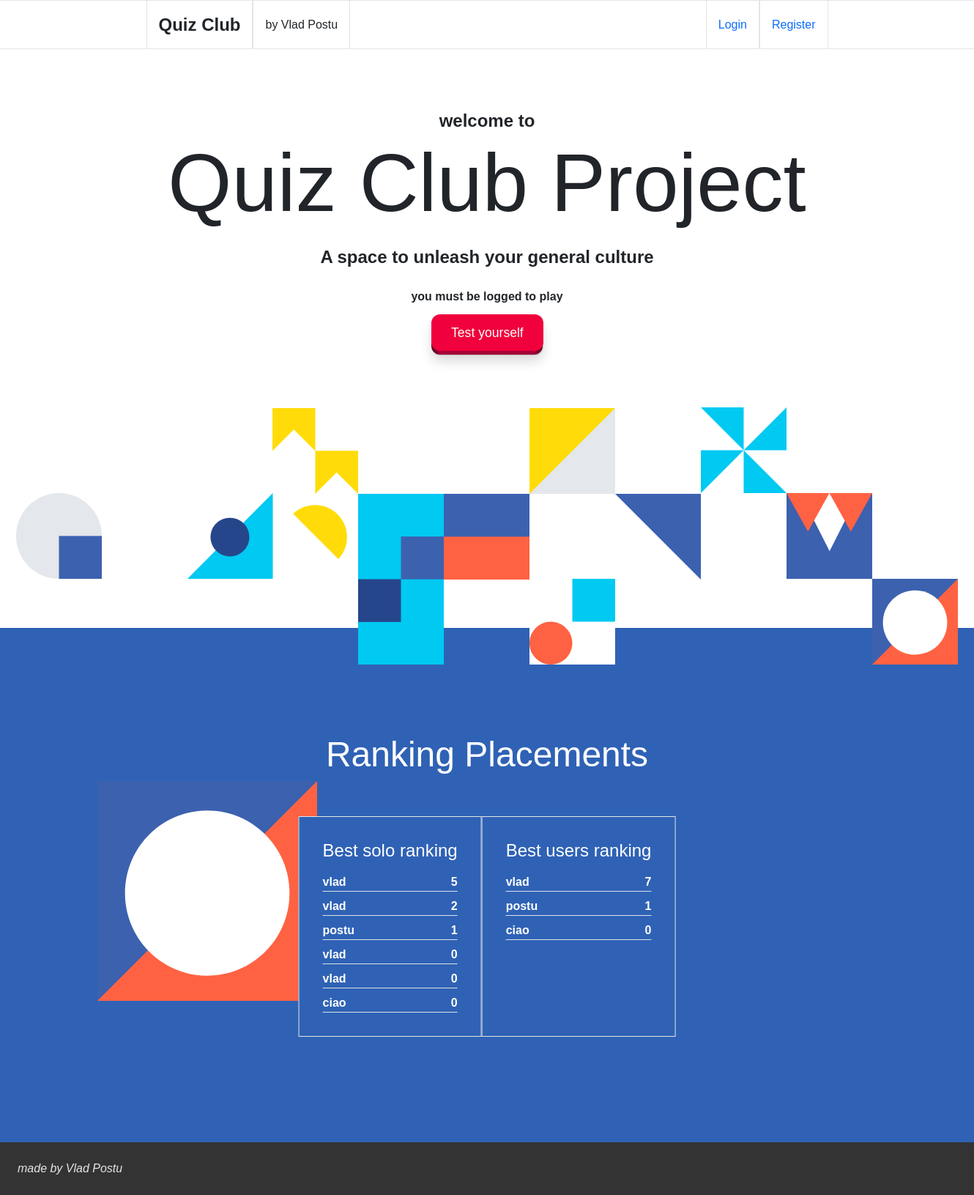
The page / on the database its author committed.
### tables this page shows
CREATE TABLE `scores` (
  `id_score` int(11) NOT NULL,
  `score` int(11) NOT NULL,
  `id_user` int(11) NOT NULL
);

CREATE TABLE `users` (
  `id_user` int(11) NOT NULL,
  `username` varchar(255) DEFAULT NULL,
  `password` varchar(255) DEFAULT NULL
);

### index.php (the view, shortened to what this page needs)
<?php
$conn = connect();
?>
<!DOCTYPE html>
<html lang="en">
<head>
    <link href="https://cdn.jsdelivr.net/npm/bootstrap@5.0.2/dist/css/bootstrap.min.css" rel="stylesheet">
    <link rel="stylesheet" href="./styles/style.css">
</head>
<body>
    <div class="content">
        <div class="header">
            <nav class="navbar">
                <div class="left">
                    <div class="navbar-element" id="logo">Quiz Club</div>
                    <div class="navbar-element">by Vlad Postu</div>
                </div>
                <div class="right">
                    <?php if ($_SESSION['isLogged'] && isset($_SESSION['isLogged'])) { ?>
                        <div class="navbar-element">Hello <?php echo $_SESSION['username']; ?></div>
                        <form action="./api/logout.php"><button class="btn btn-danger navbar-element" type="submit">Logout</button></form>
                    <?php } else { ?>
                        <a href="./pages/login.html" class="navbar-element" id="login">Login</a>
                        <a href="./pages/register.html" class="navbar-element" id="register">Register</a>
                    <?php } ?>
                </div>
            </nav>
        </div>
        <div class="presentation">
            <div style="font-size: 1.5rem;">welcome to</div>
            <div class="display-1" style="font-size: 7rem;">Quiz Club Project</div>
            <div style="font-size: 1.5rem;" class="pt-3">A space to unleash your general culture</div>
            <div class="mt-4">you must be logged to play</div>
            <button class="m-3">
                <span class="shadow"></span>
                <span class="edge"></span>
                <?php if($_SESSION['isLogged']) {?>
                    <a class="front text" href="./pages/quiz-page.php"> Test yourself</a>
                <?php } else { ?>
                    <a class="front text" style="pointer-events: none;" href="./pages/quiz-page.php"> Test yourself</a>
                <?php }?>
            </button>
            <img class="mt-5 pt-2" src="./assets/imgs/1.svg" alt="">
        </div>
        <div class="ranking">
            <h2 class="display-5">Ranking Placements</h2>
            <img src="./assets/imgs/9.svg" id="svg-9" alt="">
            <div class="ranking-container pt-5">
                <div class="best-ranking ranking-element">
                    <h4>Best solo ranking</h4>
                    <div class="d-flex flex-column">
                        <?php
                        $ranking_query = "SELECT * FROM scores INNER JOIN users ON users.id_user = scores.id_user ORDER BY score DESC";
                        $ranking = $conn->query($ranking_query);
                        if ($ranking->rowCount() > 0) {
                            while ($row = $ranking->fetch()) {
                                echo "<div class='d-flex flex-row justify-content-between border-bottom'>";
                                echo '<div> ' . $row['username'] . '</div>';
                                echo '<div> ' . $row['score'] . '</div>';
                                echo "</div>";
                            }
                        }
                        ?>
                    </div>
                </div>
                <div class="best-ranking ranking-element">
                    <h4>Best users ranking</h4>
                    <?php
                    $best_ranking_query = "SELECT username, SUM(scores.score) AS score FROM scores INNER JOIN users ON users.id_user = scores.id_user GROUP BY (users.id_user) ORDER BY score DESC";
                    $best_ranking = $conn->query($best_ranking_query);
                    if ($best_ranking->rowCount() > 0) {
                        while ($row = $best_ranking->fetch()) {
                            echo "<div class='d-flex flex-row justify-content-between border-bottom'>";
                            echo '<div> ' . $row['username'] . '</div>';
                            echo '<div> ' . $row['score'] . '</div>';
                            echo "</div>";
                        }
                    }
                    ?>
                </div>
            </div>
        </div>
        <footer class="footer">
            made by Vlad Postu
        </footer>
    </div>
</body>
</html>

### styles/style.css (style rules this page uses)
:root { --gray: #e4e5e6; }
* { margin: 0; padding: 0; box-sizing: border-box; font-family: Arial, Helvetica, sans-serif !important; }
body { overflow-x: hidden; }
.header { width: 100vw; border-bottom: 1px solid var(--gray); border-top: 1px solid var(--gray); }
.navbar { height: 65px; width: 70%; margin: 0 auto; display: flex; flex-direction: row; justify-content: space-between; padding: 0; }
.right, .left { position: relative; padding: 0; display: flex; flex-direction: row; height: 100%; }
.navbar-element { height: 100%; line-height: 65px; margin: auto 0; padding: 0 1rem; border-right: 1px solid var(--gray); border-left: 1px solid var(--gray); text-align: center; }
#logo { font-size: 1.5rem; font-weight: 700; }
.presentation { margin-top: 5rem; position: relative; left: 50%; transform: translate(-50%, -0); text-align: center; font-weight: 900; display: flex; flex-direction: column; align-items: center; }
a { text-decoration: none; }
button { position: relative; border: none; background: transparent; padding: 0; cursor: pointer; outline-offset: 4px; transition: filter 250ms; user-select: none; touch-action: manipulation; }
.shadow { position: absolute; top: 0; left: 0; width: 100%; height: 100%; border-radius: 12px; background: hsl(0deg 0% 0% / 0.25); will-change: transform; transform: translateY(2px); transition: transform 600ms cubic-bezier(.3, .7, .4, 1); }
.edge { position: absolute; top: 0; left: 0; width: 100%; height: 100%; border-radius: 12px; background: linear-gradient( to left, hsl(340deg 100% 16%) 0%, hsl(340deg 100% 32%) 8%, hsl(340deg 100% 32%) 92%, hsl(340deg 100% 16%) 100% ); }
.front { display: block; position: relative; padding: 12px 27px; border-radius: 12px; font-size: 1.1rem; color: white; background: hsl(345deg 100% 47%); will-change: transform; transform: translateY(-4px); transition: transform 600ms cubic-bezier(.3, .7, .4, 1); }
.ranking { margin-top: -50px; width: 100vw; min-height: 100px; background: #2f62b5; }
.ranking { text-align: center; padding-top: 9rem; padding-bottom: 9rem; color: white; }
#svg-9 { position: absolute; left: 10%; width: 300px; }
.ranking-container { position: relative; left: 50%; display: flex; flex-direction: row; flex-wrap: wrap; transform: translateX(-50%); width: fit-content; text-align: start; }
.ranking-element { border: 1px solid var(--gray); padding: 2rem; background: #2f62b5; }
.border-bottom { padding-top: .5rem; border-bottom: 1px solid var(--gray); font-weight: 700; }
.footer { background: #333; color: var(--gray); padding: 1.5rem; font-style: italic; }

### rows shown on the page
scores: id_user.username "vlad", score "5"
scores: id_user.username "vlad", score "2"
scores: id_user.username "postu", score "1"
scores: id_user.username "vlad", score "0"
scores: id_user.username "vlad", score "0"
scores: id_user.username "ciao", score "0"

### other values the page prints
$row['username'] "vlad"
$row['score'] "7"
$row['username'] "postu"
$row['score'] "1"
$row['username'] "ciao"
$row['score'] "0"
